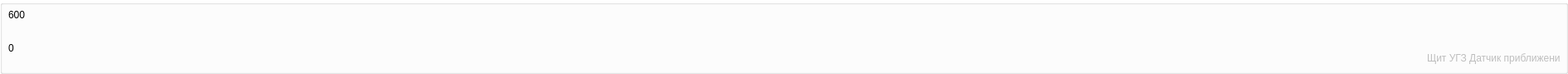
         <widget class="QGroupBox" name="groupBox6">
          <property name="sizePolicy">
           <sizepolicy hsizetype="Preferred" vsizetype="Fixed">
            <horstretch>0</horstretch>
            <verstretch>0</verstretch>
           </sizepolicy>
          </property>
          <property name="minimumSize">
           <size>
            <width>0</width>
            <height>80</height>
           </size>
          </property>
          <property name="maximumSize">
           <size>
            <width>1890</width>
            <height>120</height>
           </size>
          </property>
          <property name="styleSheet">
           <string notr="true">QGroupBox{
                        background-color: #fff;
                        }</string>
          </property>
          <property name="title">
           <string/>
          </property>
          <widget class="QWidget" name="horizontalLayoutWidget_6">
           <property name="geometry">
            <rect>
             <x>50</x>
             <y>10</y>
             <width>1781</width>
             <height>61</height>
            </rect>
           </property>
           <layout class="QHBoxLayout" name="layout_600">
            <property name="spacing">
             <number>0</number>
            </property>
           </layout>
          </widget>
          <widget class="QLabel" name="label_9">
           <property name="geometry">
            <rect>
             <x>10</x>
             <y>10</y>
             <width>41</width>
             <height>16</height>
            </rect>
           </property>
           <property name="text">
            <string>600</string>
           </property>
          </widget>
          <widget class="QLabel" name="shield_UGZ_sensor_label">
           <property name="enabled">
            <bool>false</bool>
           </property>
           <property name="geometry">
            <rect>
             <x>1720</x>
             <y>60</y>
             <width>161</width>
             <height>20</height>
            </rect>
           </property>
           <property name="text">
            <string>Щит УГЗ Датчик приближения</string>
           </property>
          </widget>
          <widget class="QLabel" name="label_31">
           <property name="geometry">
            <rect>
             <x>10</x>
             <y>50</y>
             <width>41</width>
             <height>16</height>
            </rect>
           </property>
           <property name="text">
            <string>0</string>
           </property>
          </widget>
          <widget class="QLabel" name="label_32">
           <property name="geometry">
            <rect>
             <x>1860</x>
             <y>30</y>
             <width>31</width>
             <height>21</height>
            </rect>
           </property>
           <property name="text">
            <string/>
           </property>
           <property name="pixmap">
            <pixmap>../../image/img tools/articulated_cantilever_pos.png</pixmap>
           </property>
          </widget>
          <zorder>horizontalLayoutWidget_6</zorder>
          <zorder>label_9</zorder>
          <zorder>label_31</zorder>
          <zorder>label_32</zorder>
          <zorder>shield_UGZ_sensor_label</zorder>
         </widget>
